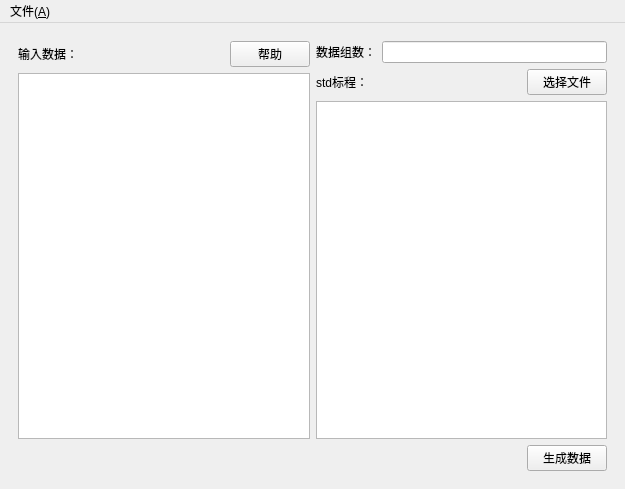
<?xml version="1.0" encoding="UTF-8"?>
<ui version="4.0">
 <class>MainWindow</class>
 <widget class="QMainWindow" name="MainWindow">
  <property name="geometry">
   <rect>
    <x>0</x>
    <y>0</y>
    <width>625</width>
    <height>489</height>
   </rect>
  </property>
  <property name="windowTitle">
   <string>MainWindow</string>
  </property>
  <property name="styleSheet">
   <string notr="true">/*
* The MIT License (MIT)
*
* Copyright : http://blog.csdn.net/liang19890820
*
* Author : 一去丶二三里
*
* Date : 2016/07/22
*
* Description : 黑色炫酷
*
*/

/**********子界面背景**********/
QWidget#customWidget {
        background: rgb(68, 69, 73);
}

/**********子界面中央背景**********/
QWidget#centerWidget {
        background: rgb(50, 50, 50);
}

/**********主界面样式**********/
QWidget#mainWindow {
        border: 1px solid rgb(50, 50, 50);
        background: rgb(50, 50, 50);
}

QWidget#messageWidget {
        background: rgba(68, 69, 73, 50%);
}

QWidget#loadingWidget {
        border: none;
        border-radius: 5px;
        background: rgb(50, 50, 50);
}

QWidget#remoteWidget {
        border-top-right-radius: 10px;
        border-bottom-right-radius: 10px;
        border: 1px solid rgb(45, 45, 45);
        background: rgb(50, 50, 50);
}

StyledWidget {
        qproperty-normalColor: white;
        qproperty-disableColor: gray;
        qproperty-highlightColor: rgb(0, 160, 230);
        qproperty-errorColor: red;
}

QProgressIndicator {
        qproperty-color: rgb(175, 175, 175);
}

/**********提示**********/
QToolTip{
        border: 1px solid rgb(45, 45, 45);
        background: white;
        color: black;
}

/**********菜单栏**********/
QMenuBar {
        background: rgb(57, 58, 60);
        border: none;
}
QMenuBar::item {
        padding: 5px 10px 5px 10px;
        background: transparent;
}
QMenuBar::item:enabled {
        color: rgb(227, 234, 242);
}
QMenuBar::item:!enabled {
        color: rgb(155, 155, 155);
}
QMenuBar::item:enabled:selected {
        background: rgba(255, 255, 255, 40);
}

/**********菜单**********/
QMenu {
        border: 1px solid rgb(100, 100, 100);
        background: rgb(68, 69, 73);
}
QMenu::item {
        height: 22px;
        padding: 0px 25px 0px 20px;
}
QMenu::item:enabled {
        color: rgb(225, 225, 225);
}
QMenu::item:!enabled {
        color: rgb(155, 155, 155);
}
QMenu::item:enabled:selected {
        color: rgb(230, 230, 230);
        background: rgba(255, 255, 255, 40);
}
QMenu::separator {
        height: 1px;
        background: rgb(100, 100, 100);
}
QMenu::indicator {
        width: 13px;
        height: 13px;
}
QMenu::icon {
        padding-left: 2px;
        padding-right: 2px;
}

/**********状态栏**********/
QStatusBar {
        background: rgb(57, 58, 60);
}
QStatusBar::item {
        border: none;
        border-right: 1px solid rgb(100, 100, 100);
}

/**********分组框**********/
QGroupBox {
        font-size: 15px;
        border: 1px solid rgb(80, 80, 80);
        border-radius: 4px;
        margin-top: 10px;
}
QGroupBox::title {
        color: rgb(175, 175, 175);
        top: -12px;
        left: 10px;
}

/**********页签项**********/
QTabWidget::pane {
        border: none;
        border-top: 3px solid rgb(0, 160, 230);
        background: rgb(57, 58, 60);
}
QTabWidget::tab-bar {
        border: none;
}
QTabBar::tab {
        border: none;
        border-top-left-radius: 4px;
        border-top-right-radius: 4px;
        color: rgb(175, 175, 175);
        background: rgb(255, 255, 255, 30);
        height: 28px;
        min-width: 85px;
        margin-right: 5px;
        padding-left: 5px;
        padding-right: 5px;
}
QTabBar::tab:hover {
        background: rgb(255, 255, 255, 40);
}
QTabBar::tab:selected {
        color: white;
        background: rgb(0, 160, 230);
}

QTabWidget#tabWidget::pane {
        border: 1px solid rgb(45, 45, 45);
        background: rgb(57, 58, 60);
        margin-top: -1px;
}

QTabBar#tabBar::tab {
        border: 1px solid rgb(45, 45, 45);
        border-bottom: none;
        background: transparent;
}
QTabBar#tabBar::tab:hover {
        color: white;
}
QTabBar#tabBar::tab:selected {
        color: white;
        background: rgb(57, 58, 60);
}

/**********表头**********/
QHeaderView{
        border: none;
        border-bottom: 3px solid rgb(0, 160, 230);
        background: rgb(57, 58, 60);
        min-height: 30px;
}
QHeaderView::section:horizontal {
        border: none;
        color: white;
        background: transparent;
        padding-left: 5px;
}
QHeaderView::section:horizontal:hover {
        background: rgb(0, 160, 230);
}
QHeaderView::section:horizontal:pressed {
        background: rgb(0, 180, 255);
}
QHeaderView::up-arrow {
        width: 13px;
        height: 11px;
        padding-right: 5px;
        image: url(:/Black/topArrow);
        subcontrol-position: center right;
}
QHeaderView::up-arrow:hover, QHeaderView::up-arrow:pressed {
        image: url(:/Black/topArrowHover);
}
QHeaderView::down-arrow {
        width: 13px;
        height: 11px;
        padding-right: 5px;
        image: url(:/Black/bottomArrow);
        subcontrol-position: center right;
}
QHeaderView::down-arrow:hover, QHeaderView::down-arrow:pressed {
        image: url(:/Black/bottomArrowHover);
}

/**********表格**********/
QTableView {
        border: 1px solid rgb(45, 45, 45);
        background: rgb(57, 58, 60);
        gridline-color: rgb(60, 60, 60);
}
QTableView::item {
        padding-left: 5px;
        padding-right: 5px;
        border: none;
        background: rgb(72, 72, 74);
        border-right: 1px solid rgb(45, 45, 45);
        border-bottom: 1px solid rgb(45, 45, 45);
}
QTableView::item:selected {
        background: rgba(255, 255, 255, 40);
}
QTableView::item:selected:!active {
        color: white;
}
QTableView::indicator {
        width: 20px;
        height: 20px;
}
QTableView::indicator:enabled:unchecked {
        image: url(:/Black/checkBox);
}
QTableView::indicator:enabled:unchecked:hover {
        image: url(:/Black/checkBoxHover);
}
QTableView::indicator:enabled:unchecked:pressed {
        image: url(:/Black/checkBoxPressed);
}
QTableView::indicator:enabled:checked {
        image: url(:/Black/checkBoxChecked);
}
QTableView::indicator:enabled:checked:hover {
        image: url(:/Black/checkBoxCheckedHover);
}
QTableView::indicator:enabled:checked:pressed {
        image: url(:/Black/checkBoxCheckedPressed);
}
QTableView::indicator:enabled:indeterminate {
        image: url(:/Black/checkBoxIndeterminate);
}
QTableView::indicator:enabled:indeterminate:hover {
        image: url(:/Black/checkBoxIndeterminateHover);
}
QTableView::indicator:enabled:indeterminate:pressed {
        image: url(:/Black/checkBoxIndeterminatePressed);
}

/**********滚动条-水平**********/
QScrollBar:horizontal {
        height: 20px;
        background: transparent;
        margin-top: 3px;
        margin-bottom: 3px;
}
QScrollBar::handle:horizontal {
        height: 20px;
        min-width: 30px;
        background: rgb(68, 69, 73);
        margin-left: 15px;
        margin-right: 15px;
}
QScrollBar::handle:horizontal:hover {
        background: rgb(80, 80, 80);
}
QScrollBar::sub-line:horizontal {
        width: 15px;
        background: transparent;
        image: url(:/Black/arrowLeft);
        subcontrol-position: left;
}
QScrollBar::add-line:horizontal {
        width: 15px;
        background: transparent;
        image: url(:/Black/arrowRight);
        subcontrol-position: right;
}
QScrollBar::sub-line:horizontal:hover {
        background: rgb(68, 69, 73);
}
QScrollBar::add-line:horizontal:hover {
        background: rgb(68, 69, 73);
}
QScrollBar::add-page:horizontal,QScrollBar::sub-page:horizontal {
        background: transparent;
}

/**********滚动条-垂直**********/
QScrollBar:vertical {
        width: 20px;
        background: transparent;
        margin-left: 3px;
        margin-right: 3px;
}
QScrollBar::handle:vertical {
        width: 20px;
        min-height: 30px;
        background: rgb(68, 69, 73);
        margin-top: 15px;
        margin-bottom: 15px;
}
QScrollBar::handle:vertical:hover {
        background: rgb(80, 80, 80);
}
QScrollBar::sub-line:vertical {
        height: 15px;
        background: transparent;
        image: url(:/Black/arrowTop);
        subcontrol-position: top;
}
QScrollBar::add-line:vertical {
        height: 15px;
        background: transparent;
        image: url(:/Black/arrowBottom);
        subcontrol-position: bottom;
}
QScrollBar::sub-line:vertical:hover {
        background: rgb(68, 69, 73);
}
QScrollBar::add-line:vertical:hover {
        background: rgb(68, 69, 73);
}
QScrollBar::add-page:vertical, QScrollBar::sub-page:vertical {
        background: transparent;
}

QScrollBar#verticalScrollBar:vertical {
        margin-top: 30px;
}

/**********下拉列表**********/
QComboBox {
        height: 25px;
        border-radius: 4px;
        border: 1px solid rgb(100, 100, 100);
        background: rgb(72, 72, 73);
}
QComboBox:enabled {
        color: rgb(175, 175, 175);
}
QComboBox:!enabled {
        color: rgb(155, 155, 155);
}
QComboBox:enabled:hover, QComboBox:enabled:focus {
        color: rgb(230, 230, 230);
        background: rgb(68, 69, 73);
}
QComboBox::drop-down {
        width: 20px;
        border: none;
        background: transparent;
}
QComboBox::drop-down:hover {
        background: rgba(255, 255, 255, 30);
}
QComboBox::down-arrow {
        image: url(:/Black/arrowBottom);
}
QComboBox::down-arrow:on {
        /**top: 1px;**/
}
QComboBox QAbstractItemView {
        border: 1px solid rgb(100, 100, 100);
        background: rgb(68, 69, 73);
        outline: none;
}
QComboBox QAbstractItemView::item {
        height: 25px;
        color: rgb(175, 175, 175);
}
QComboBox QAbstractItemView::item:selected {
        background: rgba(255, 255, 255, 40);
        color: rgb(230, 230, 230);
}

/**********进度条**********/
QProgressBar{
        border: none;
        text-align: center;
        color: white;
        background: rgb(48, 50, 51);
}
QProgressBar::chunk {
        background: rgb(0, 160, 230);
}

QProgressBar#progressBar {
        border: none;
        text-align: center;
        color: white;
        background-color: transparent;
        background-image: url(&quot;:/Black/progressBar&quot;);
        background-repeat: repeat-x;
}
QProgressBar#progressBar::chunk {
        border: none;
        background-color: transparent;
        background-image: url(&quot;:/Black/progressBarChunk&quot;);
        background-repeat: repeat-x;
}

/**********复选框**********/
QCheckBox{
        spacing: 5px;
}
QCheckBox:enabled{
        color: rgb(175, 175, 175);
}
QCheckBox:enabled:hover{
        color: rgb(200, 200, 200);
}
QCheckBox:!enabled{
        color: rgb(155, 155, 155);
}
QCheckBox::indicator {
        width: 20px;
        height: 20px;
}
QCheckBox::indicator:unchecked {
        image: url(:/Black/checkBox);
}
QCheckBox::indicator:unchecked:hover {
        image: url(:/Black/checkBoxHover);
}
QCheckBox::indicator:unchecked:pressed {
        image: url(:/Black/checkBoxPressed);
}
QCheckBox::indicator:checked {
        image: url(:/Black/checkBoxChecked);
}
QCheckBox::indicator:checked:hover {
        image: url(:/Black/checkBoxCheckedHover);
}
QCheckBox::indicator:checked:pressed {
        image: url(:/Black/checkBoxCheckedPressed);
}
QCheckBox::indicator:indeterminate {
        image: url(:/Black/checkBoxIndeterminate);
}
QCheckBox::indicator:indeterminate:hover {
        image: url(:/Black/checkBoxIndeterminateHover);
}
QCheckBox::indicator:indeterminate:pressed {
        image: url(:/Black/checkBoxIndeterminatePressed);
}

/**********单选框**********/
QRadioButton{
        spacing: 5px;
}
QRadioButton:enabled{
        color: rgb(175, 175, 175);
}
QRadioButton:enabled:hover{
        color: rgb(200, 200, 200);
}
QRadioButton:!enabled{
        color: rgb(155, 155, 155);
}
QRadioButton::indicator {
        width: 20px;
        height: 20px;
}
QRadioButton::indicator:unchecked {
        image: url(:/Black/radioButton);
}
QRadioButton::indicator:unchecked:hover {
        image: url(:/Black/radioButtonHover);
}
QRadioButton::indicator:unchecked:pressed {
        image: url(:/Black/radioButtonPressed);
}
QRadioButton::indicator:checked {
        image: url(:/Black/radioButtonChecked);
}
QRadioButton::indicator:checked:hover {
        image: url(:/Black/radioButtonCheckedHover);
}
QRadioButton::indicator:checked:pressed {
        image: url(:/Black/radioButtonCheckedPressed);
}

/**********输入框**********/
QLineEdit {
        border-radius: 4px;
        height: 25px;
        border: 1px solid rgb(100, 100, 100);
        background: rgb(72, 72, 73);
}
QLineEdit:enabled {
        color: rgb(175, 175, 175);
}
QLineEdit:enabled:hover, QLineEdit:enabled:focus {
        color: rgb(230, 230, 230);
}
QLineEdit:!enabled {
        color: rgb(155, 155, 155);
}

/**********文本编辑框**********/
QTextEdit {
        border: 1px solid rgb(45, 45, 45);
        color: rgb(175, 175, 175);
        background: rgb(57, 58, 60);
}

/**********滚动区域**********/
QScrollArea {
        border: 1px solid rgb(45, 45, 45);
        background: rgb(57, 58, 60);
}

/**********滚动区域**********/
QWidget#transparentWidget {
        background: transparent;
}

/**********微调器**********/
QSpinBox {
        border-radius: 4px;
        height: 24px;
        min-width: 40px;
        border: 1px solid rgb(100, 100, 100);
        background: rgb(68, 69, 73);
}
QSpinBox:enabled {
        color: rgb(220, 220, 220);
}
QSpinBox:enabled:hover, QLineEdit:enabled:focus {
        color: rgb(230, 230, 230);
}
QSpinBox:!enabled {
        color: rgb(65, 65, 65);
        background: transparent;
}
QSpinBox::up-button {
        width: 18px;
        height: 12px;
        border-top-right-radius: 4px;
        border-left: 1px solid rgb(100, 100, 100);
        image: url(:/Black/upButton);
        background: rgb(50, 50, 50);
}
QSpinBox::up-button:!enabled {
        border-left: 1px solid gray;
        background: transparent;
}
QSpinBox::up-button:enabled:hover {
        background: rgb(255, 255, 255, 30);
}
QSpinBox::down-button {
        width: 18px;
        height: 12px;
        border-bottom-right-radius: 4px;
        border-left: 1px solid rgb(100, 100, 100);
        image: url(:/Black/downButton);
        background: rgb(50, 50, 50);
}
QSpinBox::down-button:!enabled {
        border-left: 1px solid gray;
        background: transparent;
}
QSpinBox::down-button:enabled:hover {
        background: rgb(255, 255, 255, 30);
}

/**********标签**********/
QLabel#grayLabel {
        color: rgb(175, 175, 175);
}

QLabel#highlightLabel {
        color: rgb(175, 175, 175);
}

QLabel#redLabel {
        color: red;
}

QLabel#grayYaHeiLabel {
        color: rgb(175, 175, 175);
        font-size: 16px;
}

QLabel#blueLabel {
        color: rgb(0, 160, 230);
}

QLabel#listLabel {
        color: rgb(0, 160, 230);
}

QLabel#lineBlueLabel {
        background: rgb(0, 160, 230);
}

QLabel#graySeperateLabel {
        background: rgb(45, 45, 45);
}

QLabel#seperateLabel {
        background: rgb(80, 80, 80);
}

QLabel#radiusBlueLabel {
        border-radius: 15px;
        color: white;
        font-size: 16px;
        background: rgb(0, 160, 230);
}

QLabel#skinLabel[colorProperty=&quot;normal&quot;] {
        color: rgb(175, 175, 175);
}
QLabel#skinLabel[colorProperty=&quot;highlight&quot;] {
        color: rgb(0, 160, 230);
}

QLabel#informationLabel {
        qproperty-pixmap: url(:/Black/information);
}

QLabel#errorLabel {
        qproperty-pixmap: url(:/Black/error);
}

QLabel#successLabel {
        qproperty-pixmap: url(:/Black/success);
}

QLabel#questionLabel {
        qproperty-pixmap: url(:/Black/question);
}

QLabel#warningLabel {
        qproperty-pixmap: url(:/Black/warning);
}

QLabel#groupLabel {
        color: rgb(0, 160, 230);
        border: 1px solid rgb(0, 160, 230);
        font-size: 15px;
        border-top-color: transparent;
        border-right-color: transparent;
        border-left-color: transparent;
}

/**********按钮**********/
QToolButton#nsccButton{
        border: none;
        color: rgb(175, 175, 175);
        background: transparent;
        padding: 10px;
        qproperty-icon: url(:/Black/nscc);
        qproperty-iconSize: 32px 32px;
        qproperty-toolButtonStyle: ToolButtonTextUnderIcon;
}
QToolButton#nsccButton:hover{
        color: rgb(217, 218, 218);
        background: rgb(255, 255, 255, 20);
}

QToolButton#transferButton{
        border: none;
        color: rgb(175, 175, 175);
        background: transparent;
        padding: 10px;
        qproperty-icon: url(:/Black/transfer);
        qproperty-iconSize: 32px 32px;
        qproperty-toolButtonStyle: ToolButtonTextUnderIcon;
}
QToolButton#transferButton:hover{
        color: rgb(217, 218, 218);
        background: rgb(255, 255, 255, 20);
}

/**********按钮**********/
QPushButton{
        border-radius: 4px;
        border: none;
        width: 75px;
        height: 25px;
}
QPushButton:enabled {
        background: rgb(68, 69, 73);
        color: white;
}
QPushButton:!enabled {
        background: rgb(100, 100, 100);
        color: rgb(200, 200, 200);
}
QPushButton:enabled:hover{
        background: rgb(85, 85, 85);
}
QPushButton:enabled:pressed{
        background: rgb(80, 80, 80);
}

QPushButton#blueButton {
        color: white;
}
QPushButton#blueButton:enabled {
        background: rgb(0, 165, 235);
        color: white;
}
QPushButton#blueButton:!enabled {
        background: gray;
        color: rgb(200, 200, 200);
}
QPushButton#blueButton:enabled:hover {
        background: rgb(0, 180, 255);
}
QPushButton#blueButton:enabled:pressed {
        background: rgb(0, 140, 215);
}

QPushButton#selectButton {
        border: none;
        border-radius: none;
        border-left: 1px solid rgb(100, 100, 100);
        image: url(:/Black/scan);
        background: transparent;
        color: white;
}
QPushButton#selectButton:enabled:hover{
        background: rgb(85, 85, 85);
}
QPushButton#selectButton:enabled:pressed{
        background: rgb(80, 80, 80);
}

QPushButton#linkButton {
        background: transparent;
        color: rgb(0, 160, 230);
        text-align:left;
}
QPushButton#linkButton:hover {
        color: rgb(20, 185, 255);
        text-decoration: underline;
}
QPushButton#linkButton:pressed {
        color: rgb(0, 160, 230);
}

QPushButton#transparentButton {
        background: transparent;
}

/*****************标题栏按钮*******************/
QPushButton#minimizeButton {
        border-radius: none;
        border-bottom-left-radius: 4px;
        border-bottom-right-radius: 4px;
        background: rgb(50, 50, 50);
        image: url(:/Black/minimize);
}
QPushButton#minimizeButton:hover {
        background: rgb(60, 60, 60);
        image: url(:/Black/minimizeHover);
}
QPushButton#minimizeButton:pressed {
        background: rgb(55, 55, 55);
        image: url(:/Black/minimizePressed);
}

QPushButton#maximizeButton[maximizeProperty=&quot;maximize&quot;] {
        border-radius: none;
        border-bottom-left-radius: 4px;
        border-bottom-right-radius: 4px;
        background: rgb(50, 50, 50);
        image: url(:/Black/maximize);
}
QPushButton#maximizeButton[maximizeProperty=&quot;maximize&quot;]:hover {
        background: rgb(60, 60, 60);
        image: url(:/Black/maximizeHover);
}
QPushButton#maximizeButton[maximizeProperty=&quot;maximize&quot;]:pressed {
        background: rgb(55, 55, 55);
        image: url(:/Black/maximizePressed);
}

QPushButton#maximizeButton[maximizeProperty=&quot;restore&quot;] {
        border-radius: none;
        border-bottom-left-radius: 4px;
        border-bottom-right-radius: 4px;
        background: rgb(50, 50, 50);
        image: url(:/Black/restore);
}
QPushButton#maximizeButton[maximizeProperty=&quot;restore&quot;]:hover {
        background: rgb(60, 60, 60);
        image: url(:/Black/restoreHover);
}
QPushButton#maximizeButton[maximizeProperty=&quot;restore&quot;]:pressed {
        background: rgb(55, 55, 55);
        image: url(:/Black/restorePressed);
}

QPushButton#closeButton {
        border-radius: none;
        border-bottom-left-radius: 4px;
        border-bottom-right-radius: 4px;
        background: rgb(50, 50, 50);
        image: url(:/Black/close);
}
QPushButton#closeButton:hover {
        background: rgb(60, 60, 60);
        image: url(:/Black/closeHover);
}
QPushButton#closeButton:pressed {
        background: rgb(55, 55, 55);
        image: url(:/Black/closePressed);
}

QPushButton#skinButton {
        border-radius: none;
        border-bottom-left-radius: 4px;
        border-bottom-right-radius: 4px;
        background: rgb(50, 50, 50);
        image: url(:/Black/skin);
}
QPushButton#skinButton:hover {
        background: rgb(60, 60, 60);
        image: url(:/Black/skinHover);
}
QPushButton#skinButton:pressed {
        background: rgb(55, 55, 55);
        image: url(:/Black/skinPressed);
}

QPushButton#feedbackButton {
        border-radius: none;
        border-bottom-left-radius: 4px;
        border-bottom-right-radius: 4px;
        background: rgb(50, 50, 50);
        image: url(:/Black/feedback);
}
QPushButton#feedbackButton:hover {
        background: rgb(60, 60, 60);
        image: url(:/Black/feedbackHover);
}
QPushButton#feedbackButton:pressed {
        background: rgb(55, 55, 55);
        image: url(:/Black/feedbackPressed);
}

QPushButton#closeTipButton {
        border-radius: none;
        border-image: url(:/Black/close);
        background: transparent;
}
QPushButton#closeTipButton:hover {
        border-image: url(:/Black/closeHover);
}
QPushButton#closeTipButton:pressed {
        border-image: url(:/Black/closePressed);
}

QPushButton#changeSkinButton{
        border-radius: 4px;
        border: 2px solid rgb(41, 41, 41);
        background: rgb(51, 51, 51);
}
QPushButton#changeSkinButton:hover{
        border-color: rgb(45, 45, 45);
}
QPushButton#changeSkinButton:pressed, QPushButton#changeSkinButton:checked{
        border-color: rgb(0, 160, 230);
}

QPushButton#transferButton {
        padding-left: 5px;
        padding-right: 5px;
        color: white;
        background: rgb(0, 165, 235);
}
QPushButton#transferButton:hover {
        background: rgb(0, 180, 255);
}
QPushButton#transferButton:pressed {
        background: rgb(0, 140, 215);
}
QPushButton#transferButton[iconProperty=&quot;left&quot;] {
        qproperty-icon: url(:/Black/left);
}
QPushButton#transferButton[iconProperty=&quot;right&quot;] {
        qproperty-icon: url(:/Black/right);
}

QPushButton#openButton {
        border-radius: none;
        image: url(:/Black/open);
        background: transparent;
}
QPushButton#openButton:hover {
        image: url(:/Black/openHover);
}
QPushButton#openButton:pressed {
        image: url(:/Black/openPressed);
}

QPushButton#deleteButton {
        border-radius: none;
        image: url(:/Black/delete);
        background: transparent;
}
QPushButton#deleteButton:hover {
        image: url(:/Black/deleteHover);
}
QPushButton#deleteButton:pressed {
        image: url(:/Black/deletePressed);
}

QPushButton#menuButton {
        text-align: left center;
        padding-left: 3px;
        color: rgb(175, 175, 175);
        border: 1px solid rgb(100, 100, 100);
        background: rgb(72, 72, 73);
}
QPushButton#menuButton::menu-indicator{
        subcontrol-position: right center;
        subcontrol-origin: padding;
        image: url(:/Black/arrowBottom);
        padding-right: 3px;
}


QMainWindow {
    background-color: #1e1e1e;
}

QToolBar {
    background-color: #292929;
    border: none;
}

QToolBar QToolButton {
    background-color: transparent;
    border: none;
    padding: 5px;
    color: #b3b3b3;
}

QToolBar QToolButton:hover {
    color: white;
}

QMenuBar {
    background-color: #1e1e1e;
    color: #b3b3b3;
    padding: 2px;
}

QMenuBar::item {
    background-color: #1e1e1e;
    padding: 4px 10px;
}

QMenuBar::item:selected {
    background-color: #292929;
}

QMenu {
    background-color: #1e1e1e;
    color: #b3b3b3;
    border: none;
    padding: 5px;
}

QMenu::item:selected {
    background-color: #292929;
}

QMenuBar::item:pressed, QMenu::item:pressed {
    background-color: #333333;
}

QStatusBar {
    background-color: #292929;
    color: #b3b3b3;
}

QStatusBar QLabel {
    color: #b3b3b3;
}

QPushButton {
    background-color: #1e1e1e;
    color: #b3b3b3;
    padding: 5px;
    border: 1px solid #b3b3b3;
    border-radius: 3px;
}

QPushButton:hover {
    background-color: #292929;
    border-color: #ffffff;
}

QLineEdit {
    background-color: #292929;
    color: #b3b3b3;
    padding: 5px;
    border: 1px solid #b3b3b3;
    border-radius: 3px;
}

QComboBox {
    background-color: #292929;
    color: #b3b3b3;
    padding: 5px;
    border: 1px solid #b3b3b3;
    border-radius: 3px;
}

QComboBox:hover {
    border-color: #ffffff;
}

QComboBox::drop-down {
    subcontrol-origin: padding;
    subcontrol-position: top right;
    width: 20px;
    border: none;
    background-color: transparent;
}

QComboBox::down-arrow {
    image: url(:/icons/down_arrow.png);
    width: 12px;
    height: 12px;
}

QComboBox QAbstractItemView {
    background-color: #292929;
    color: #b3b3b3;
    selection-background-color: #333333;
    selection-color: #b3b3b3;
    border: none;
}

QTableView {
    background-color: #292929;
    color: #b3b3b3;
    gridline-color: #b3b3b3;
    border: none;
    selection-background-color: #333333;
    selection-color: #b3b3b3;
}

QHeaderView::section {
    background-color: #292929;
    color: #b3b3b3;
    padding: 5px;
    border: none;
}

QHeaderView::section:hover {
    background-color: #333333;
}

QTreeView {
    background-color: #292929;
    color: #b3b3b3;
    border: none;
}

QTreeView::item {
padding: 5px;
border: none;
}

QTreeView::item:selected {
background-color: #333333;
color: #b3b3b3;
}

QTreeView::branch {
background-color: #292929;
border: none;
}

QTreeView::branch:selected {
background-color: #333333;
}

QTabWidget::tab-bar {
alignment: center;
}

QTabBar::tab {
background-color: #292929;
color: #b3b3b3;
padding: 5px;
border: none;
border-top-left-radius: 3px;
border-top-right-radius: 3px;
min-width: 80px;
}

QTabBar::tab:selected {
background-color: #1e1e1e;
color: white;
border-bottom-color: #1e1e1e;
}

QTabBar::tab:!selected {
background-color: #292929;
color: #b3b3b3;
}

QTextEdit {
background-color: #292929;
color: #b3b3b3;
padding: 5px;
border: 1px solid #b3b3b3;
border-radius: 3px;
}

QScrollBar:vertical {
background-color: #292929;
width: 10px;
margin: 0px 0px 0px 0px;
}

QScrollBar::handle:vertical {
background-color: #b3b3b3;
min-height: 20px;
border-radius: 3px;
}

QScrollBar::handle:vertical:hover {
background-color: #ffffff;
}

QScrollBar::add-line:vertical {
border: none;
background-color: #292929;
height: 0px;
subcontrol-position: bottom;
subcontrol-origin: margin;
}

QScrollBar::sub-line:vertical {
border: none;
background-color: #292929;
height: 0px;
subcontrol-position: top;
subcontrol-origin: margin;
}

QScrollBar::add-page:vertical, QScrollBar::sub-page:vertical {
background-color: transparent;
}

QScrollBar:horizontal {
background-color: #292929;
height: 10px;
margin: 0px 0px 0px 0px;
}

QScrollBar::handle:horizontal {
background-color: #b3b3b3;
min-width: 20px;
border-radius: 3px;
}

QScrollBar::handle:horizontal:hover {
background-color: #ffffff;
}

QScrollBar::add-line:horizontal {
border: none;
background-color: #292929;
width: 0px;
subcontrol-position: right;
subcontrol-origin: margin;
}

QScrollBar::sub-line:horizontal {
	border: none;
	background-color: #292929;
	width: 0px;
	subcontrol-position: left;
	subcontrol-origin: margin;
}

QScrollBar::add-page:horizontal, QScrollBar::sub-page:horizontal {
	background-color: transparent;
}

QLabel{
	font-size: 18px;
	color: white;
}
*{
	margin-top:0.2em; 
	margin-bottom:0.2em; 
	margin-left:0.2em; 
	margin-right:0.2em; 
	line-height:0.2em; 
}</string>
  </property>
  <widget class="QWidget" name="centralwidget">
   <layout class="QGridLayout" name="gridLayout">
    <item row="0" column="0">
     <widget class="QWidget" name="widget" native="true">
      <layout class="QVBoxLayout" name="verticalLayout_4">
       <item>
        <layout class="QHBoxLayout" name="horizontalLayout_5">
         <item>
          <layout class="QVBoxLayout" name="verticalLayout_3">
           <item>
            <layout class="QHBoxLayout" name="horizontalLayout_2">
             <item>
              <widget class="QLabel" name="label">
               <property name="text">
                <string>输入数据：</string>
               </property>
              </widget>
             </item>
             <item>
              <spacer name="horizontalSpacer_2">
               <property name="orientation">
                <enum>Qt::Horizontal</enum>
               </property>
               <property name="sizeHint" stdset="0">
                <size>
                 <width>40</width>
                 <height>20</height>
                </size>
               </property>
              </spacer>
             </item>
             <item>
              <widget class="QPushButton" name="helpBtn">
               <property name="text">
                <string>帮助</string>
               </property>
              </widget>
             </item>
            </layout>
           </item>
           <item>
            <widget class="QTextEdit" name="makeFunText">
             <property name="styleSheet">
              <string notr="true"/>
             </property>
            </widget>
           </item>
          </layout>
         </item>
         <item>
          <layout class="QVBoxLayout" name="verticalLayout">
           <item>
            <layout class="QHBoxLayout" name="horizontalLayout_3">
             <item>
              <widget class="QLabel" name="label_2">
               <property name="text">
                <string>数据组数：</string>
               </property>
              </widget>
             </item>
             <item>
              <widget class="QLineEdit" name="lineEdit"/>
             </item>
            </layout>
           </item>
           <item>
            <layout class="QVBoxLayout" name="verticalLayout_2">
             <item>
              <layout class="QHBoxLayout" name="horizontalLayout">
               <item>
                <widget class="QLabel" name="label_3">
                 <property name="text">
                  <string>std标程：</string>
                 </property>
                </widget>
               </item>
               <item>
                <spacer name="horizontalSpacer">
                 <property name="orientation">
                  <enum>Qt::Horizontal</enum>
                 </property>
                 <property name="sizeHint" stdset="0">
                  <size>
                   <width>40</width>
                   <height>20</height>
                  </size>
                 </property>
                </spacer>
               </item>
               <item>
                <widget class="QPushButton" name="openCppSource">
                 <property name="text">
                  <string>选择文件</string>
                 </property>
                </widget>
               </item>
              </layout>
             </item>
             <item>
              <widget class="QTextEdit" name="source"/>
             </item>
            </layout>
           </item>
          </layout>
         </item>
        </layout>
       </item>
       <item>
        <layout class="QHBoxLayout" name="horizontalLayout_4">
         <item>
          <spacer name="horizontalSpacer_3">
           <property name="orientation">
            <enum>Qt::Horizontal</enum>
           </property>
           <property name="sizeHint" stdset="0">
            <size>
             <width>40</width>
             <height>20</height>
            </size>
           </property>
          </spacer>
         </item>
         <item>
          <widget class="QPushButton" name="make">
           <property name="text">
            <string>生成数据</string>
           </property>
          </widget>
         </item>
        </layout>
       </item>
      </layout>
     </widget>
    </item>
   </layout>
  </widget>
  <widget class="QMenuBar" name="menubar">
   <property name="geometry">
    <rect>
     <x>0</x>
     <y>0</y>
     <width>625</width>
     <height>34</height>
    </rect>
   </property>
   <widget class="QMenu" name="menu">
    <property name="title">
     <string>文件(&amp;A)</string>
    </property>
    <addaction name="action"/>
   </widget>
   <addaction name="menu"/>
  </widget>
  <action name="action">
   <property name="enabled">
    <bool>false</bool>
   </property>
   <property name="text">
    <string>设置</string>
   </property>
  </action>
 </widget>
 <resources/>
 <connections/>
</ui>
